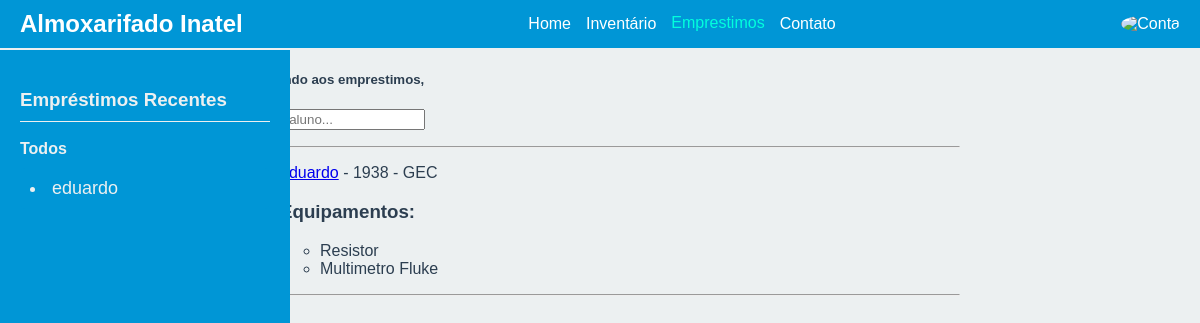
Page /emprestimos/ on the earlier database version.
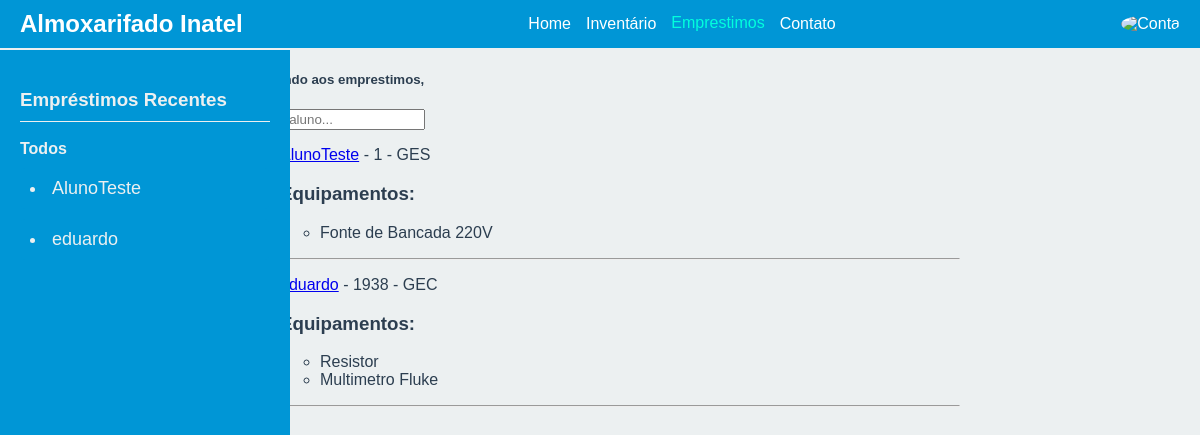
Same page on the later database version.
### autenticacao/models.py (models this page shows, shortened)
class Aluno(models.Model):
    user = models.OneToOneField(User, on_delete=models.CASCADE, primary_key=True)
    matricula = models.IntegerField(unique=True)
    curso = models.CharField(max_length=50)

class User(AbstractUser):
    name = models.CharField(max_length=200, null=True)
    email= models.EmailField(unique=True, null=True)
    is_aluno = models.BooleanField(default=False)
    is_funcionario =models.BooleanField(default=False)
    USERNAME_FIELD = 'email'
    REQUIRED_FIELDS = []

### emprestimos/models.py (models this page shows, shortened)
class Emprestimo(models.Model):
    id = models.BigAutoField(primary_key=True, unique=True)
    estado = models.CharField(max_length=50)
    data_de_retirada = models.DateField(verbose_name='Data de Retirada')
    data_de_devolucao = models.DateField(verbose_name='Data de Devolução')
    aluno = models.ForeignKey(Aluno, on_delete=models.PROTECT)
    funcionario = models.ForeignKey(Funcionario, on_delete=models.PROTECT)

### inventario/models.py (models this page shows, shortened)
class Emprestimo_has_components(models.Model):
    emprestimo = models.ForeignKey(Emprestimo, on_delete=models.CASCADE)
    componente = models.ForeignKey(Componente, on_delete=models.PROTECT)
    quantidade = models.IntegerField()

class Componente(models.Model):
    id = models.AutoField(primary_key=True, unique=True)
    nome = models.CharField(max_length=50)
    unidade_de_medida = models.CharField(max_length=50, verbose_name='Unidade de Medida')
    valor = models.DecimalField(decimal_places=4, max_digits=16)
    localizacao = models.CharField(max_length=50, verbose_name='Localização')

class Equipamento(models.Model):
    id = models.IntegerField(primary_key=True, unique=True)
    nome = models.CharField(max_length=50)
    descricao = models.CharField(max_length=500,verbose_name='Descrição')
    emprestimo = models.ForeignKey(Emprestimo, on_delete=models.SET_DEFAULT, default=None, blank=True, null=True)

### emprestimos/views.py (the view)
# urls.py: path('',EmprestimoView, name='emprestimo'),
def EmprestimoView(request):
    q = request.GET.get('q') if request.GET.get('q') is not None else ''
    alunos = Aluno.objects.filter(Q(user__username__icontains=q))[:8]
    emprestimos = Emprestimo.objects.all().order_by('-id')
    equipamentos = Equipamento.objects.filter(emprestimo__in=emprestimos)
    componentes = Emprestimo_has_components.objects.filter(emprestimo__in=emprestimos)
    alunos_com_emprestimos = Aluno.objects.filter(emprestimo__isnull=False).distinct()
    alunos_com_emprestimos = sorted(alunos_com_emprestimos, key=lambda aluno: aluno.emprestimo_set.order_by('-id').first().id, reverse=True)
    context = {
        'alunos': alunos,
        'equipamentos': equipamentos,
        'emprestimos': emprestimos,
        'componentes': componentes,
        'alunos_com_emprestimos': alunos_com_emprestimos,
    }
    return render(request, 'emprestimos_almoxarife.html', context)

### emprestimos/templates/emprestimos_almoxarife.html (shortened to what this page needs)
{% extends "base.html" %}
{% block content %}
<div class="emprestimos-container">
    <div>
        {% include 'componente_emprestimo_recente.html' %}
    </div>
    <div>
        <h5>Bem vindo aos emprestimos, {{ user.username }}</h5>
        {% include 'navbar.html' %}
        {% include 'componente_feed.html' %}
    </div>
</div>
{% endblock content %}

### emprestimos/templates/componente_emprestimo_recente.html (shortened to what this page needs)
<head>
</head>
<body>
    <div class="sidebar">
        <h3>Empréstimos Recentes</h3>
        <div class="link-container">
            <a href="{% url 'emprestimo' %}">Todos</a>
        </div>
        {% for aluno in alunos_com_emprestimos %}
        <div class="aluno-link">
            <li><a href="{% url 'detalhes' pk=aluno.matricula %}">{{ aluno.user.username }}</a></li>
        </div>
        {% endfor %}
    </div>
</body>

### emprestimos/templates/componente_feed.html
<div>
    {% for aluno in alunos %}
    <div>
        <ul>
            {% for emprestimo in emprestimos %}
                {% if emprestimo.aluno == aluno %}
                    <li><a href="{% url 'detalhes' pk=aluno.matricula %}">{{ aluno.user.username }}</a> - {{aluno.matricula}} - {{aluno.curso}}</li>
                    <h3>Equipamentos:</h3>
                    <ul>
                        {% for componente in componentes %}
                            {% if componente.emprestimo == emprestimo %}
                                <li>{{ componente.componente.nome }}</li>
                            {% endif %}
                        {% endfor %}
                        {% for equipamento in equipamentos %}
                            {% if equipamento.emprestimo == emprestimo %}
                                <li>{{ equipamento.nome }}</li>
                            {% endif %}
                        {% endfor %}
                    </ul>
                {% endif %}
            {% endfor %}
        </ul>
        <hr>
    </div>
    {% endfor %}
</div>

Differences in the rows shown:
now on one of the page's lists (row unchanged): Aluno: user.username "AlunoTeste"
added Emprestimo: {{ aluno.user.username }} "AlunoTeste", {{ aluno.matricula }} "1", {{ aluno.curso }} "GES", shown under Aluno "AlunoTeste"
now on this page (row edited): Equipamento: nome "Fonte de Bancada 220V", shown under "AlunoTeste"
